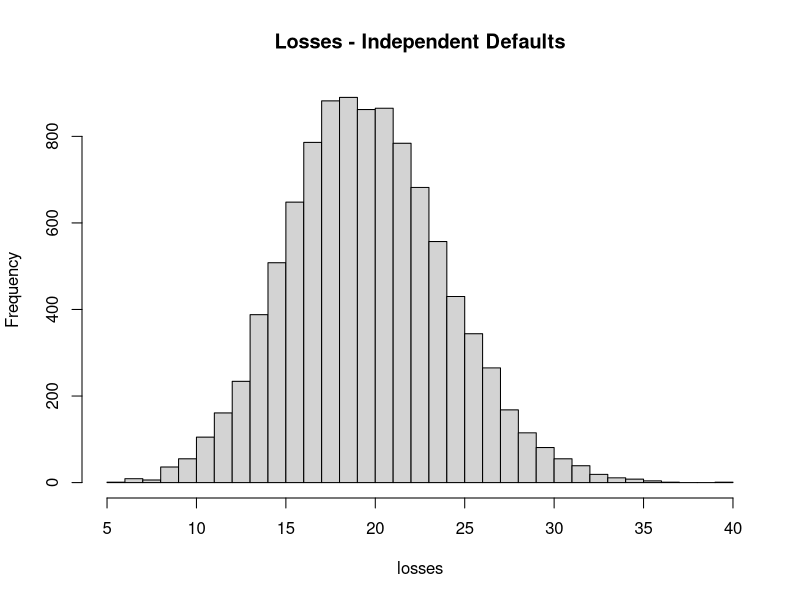

This chart was generated by the following R code:
library(gtools)   # already loaded

# Parameters from the case study style
n_loans <- 1000
p_default_indep <- 0.02                     # independent default probability

# Monte Carlo for independent defaults
set.seed(1)
B <- 10000
losses <- replicate(B, {
  defaults <- rbinom(n_loans, size = 1, prob = p_default_indep)
  sum(defaults)                             # number of defaults
})

mean(losses)                                # expected number of defaults
mean(losses > 50)                           # probability of losing >50 loans (big loss)

# With correlation (more realistic)
rho <- 0.3                                  # correlation between loans
p_default_cor <- 0.04
# Simple correlated simulation (course approximation)
loss_cor <- replicate(B, {
  Z <- rnorm(1)                             # common shock
  probs <- pnorm((qnorm(p_default_cor) - sqrt(rho)*Z) / sqrt(1-rho))
  defaults <- rbinom(n_loans, size = 1, prob = probs)
  sum(defaults)
})

mean(loss_cor)
mean(loss_cor > 50)                         # much higher risk due to correlation

# Visuals
hist(losses, main = "Losses - Independent Defaults", breaks = 30)
abline(v = 50, col = "red")

#Mini-challenges
#1. Change rho to 0 and 0.5 — how does P(big loss) change?
#2. Add profit calculation: assume $100 profit per good loan, $1000 loss per default. Compute expected profit.
#3. Use qnorm() to find the loss threshold that occurs only 1% of the time under independence.
